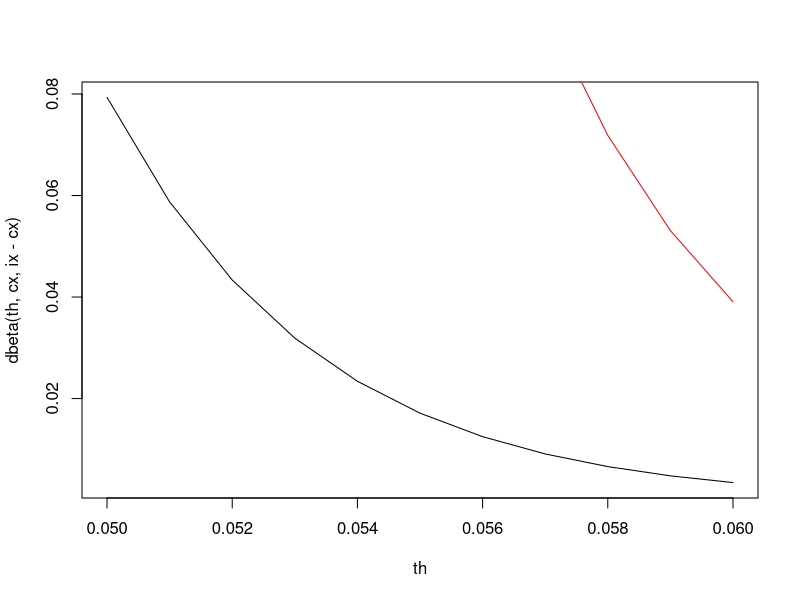
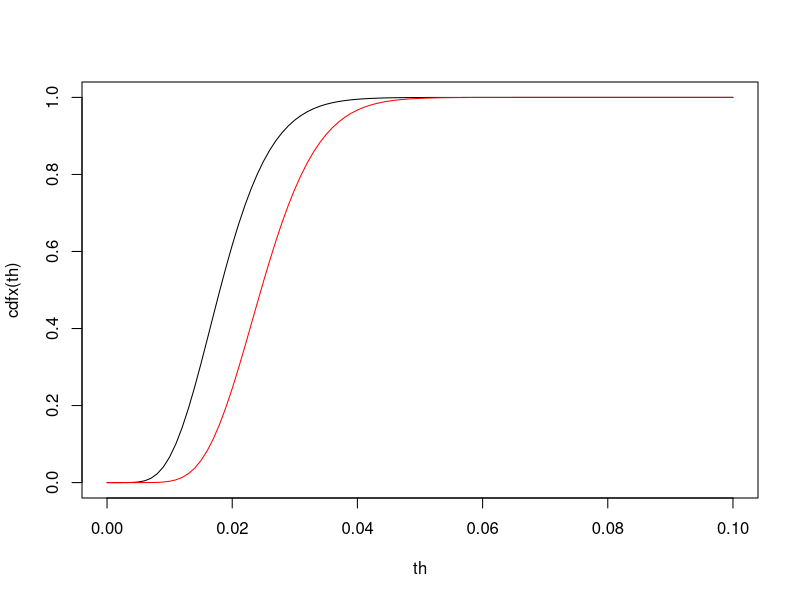
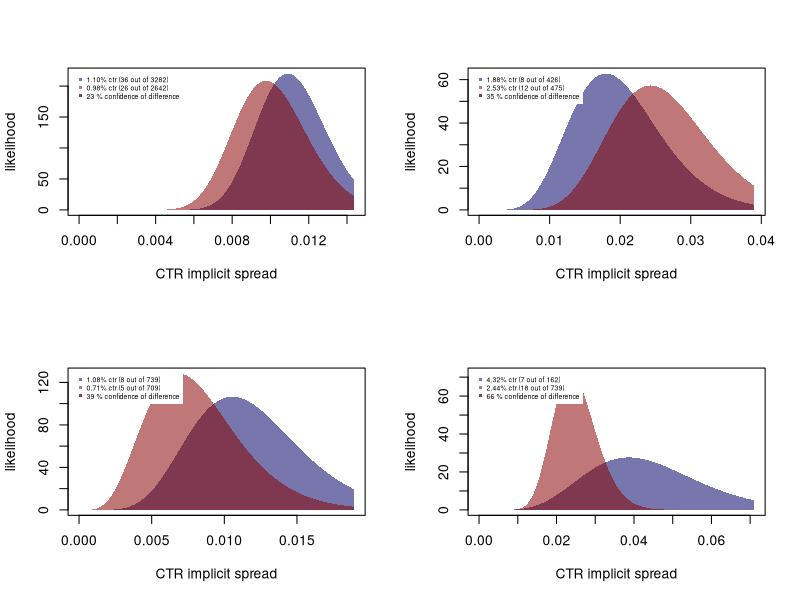
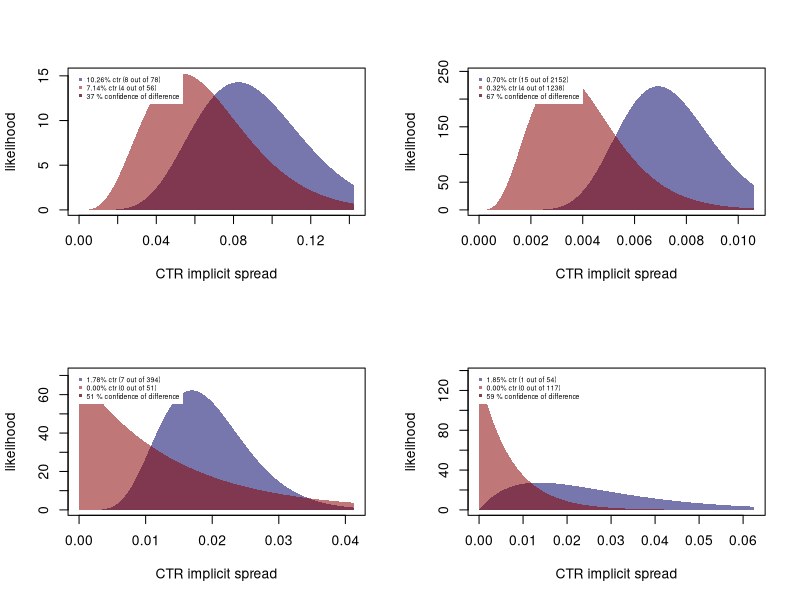

Generate these figures, in order, with R:
## a script visualize binomial distributions
## see code at bottom for running

## some tests of the binomial dist
ix <- 426
cx <- 8

iy <- 475
cy <- 12

## plot theta from 0.00 to 0.10
th <- seq(0,0.1,0.001)

## alternative
th <- seq(0.05,0.06,0.001)
plot(th,dbeta(th,cx,ix-cx),type='l')
points(th,dbeta(th,cy,iy-cy),type='l',col='red')

## the beta pdf and cdf functions
pdfx <- function(th) { dbeta(th,cx,ix-cx) }
pdfy <- function(th) { dbeta(th,cy,iy-cy) }
cdfx <- function(th) { pbeta(th,cx,ix-cx) }
cdfy <- function(th) { pbeta(th,cy,iy-cy) }

## now test them
th <- seq(0,0.10,0.001)
plot(th,cdfx(th),type='l')
points(th,cdfy(th),type='l',col='red')

## define their joint product as a function
jointxy <- function(th) { betax(th) * betay(th) }

## ratio
x <- function(th) { dbeta(th,cx,ix-cx) }
y <- function(th) { dbeta(th,cy,iy-cy) }

xory <- function(th) { pmax(x(th),y(th)) }
xy <- function(th) { pmin(x(th),y(th)) }

## confidence for that the larger is larger
## beta functions defined on the [0,1] interval
conf <- function(ix,cx,iy,cy) {

  x <- function(th) { dbeta(th,cx,ix-cx) }
  y <- function(th) { dbeta(th,cy,iy-cy) }
  ## traces the minimum at each point
  ## in the interval, representing the intersection
  xy <- function(th) { pmin(x(th),y(th)) }
  isect <- integrate(xy,0,1)
  p <- 1 - isect$value
  return(p)
} 

plot.conf <- function(ix,cx,iy,cy) {
  ## give an informative prior of a beta(1,20) distribution
  ## this also alleviates no data issue
  cp <- 1  ## 
  ip <- 20 ## 

  ## beta dist parameters, update the prior
  bx1 <- cp+cx
  bx2 <- ip+ix-cx
  by1 <- cp+cy
  by2 <- ip+iy-cy
    
  x <- function(th) { dbeta(th,bx1,bx2) }
  y <- function(th) { dbeta(th,by1,by2) }

  ## par(mfrow(2,1))
  colx <- '#00006688'  ## RGB values w/ alpha transparency
  coly <- '#88000088'
  colxy <-'#7F434A'

  upper <- 0.95 # upper quantile to capture
  hi <- max(qbeta(upper,bx1,bx2),qbeta(upper,by1,by2))
  th <- seq(0,hi,length.out=500)
  yhi <- max(x(th),y(th))

  plot(c(0,hi),c(0,yhi),type='n',
       xlab='CTR implicit spread',
       ylab='likelihood')

  ## add shading
  polygon(c(0,th,hi),c(0,x(th),0),col=colx,lty=0)
  ## points(th,y(th),type='l',col='880000')
  polygon(c(0,th,hi),c(0,y(th),0),col=coly,lty=0)
  ## traces the minimum at each point
  ## in the interval, representing the intersection
  xy <- function(th) { pmin(x(th),y(th)) }
  ## plot(th,xy(th))
  isect <- integrate(xy,0,1)
  p <- 1-isect$value

  xctr <- format(100*cx/ix,digits=2,nsmall=2)
  yctr <- format(100*cy/iy,digits=2,nsmall=2)
  pstr <- round(100*p)

  lstr <- c(paste(xctr,'% ctr (',cx,' out of ',ix,')',sep=''),
            paste(yctr,'% ctr (',cy,' out of ',iy,')',sep=''),
            paste(pstr,'% confidence of difference'))
  legend("topleft", lstr, pch=15, col=c(colx,coly,colxy),
         cex=0.5,
         inset = .02,
         box.lwd = 0)
  return(p)
}

## plot a series of these graphs

outfile <- 'implied_distribution_viz.pdf'
pdf(outfile,version = "1.1",paper="letter")
par(mfrow=c(2,2))
plot.conf(3282,36,2642,26)
plot.conf(426,8,475,12)
plot.conf(739,8,709,5)
plot.conf(162,7,739,18)
plot.conf(78,8,56,4)
plot.conf(2152,15,1238,4)
plot.conf(394,7,51,0)
plot.conf(54,1,117,0)
dev.off()

